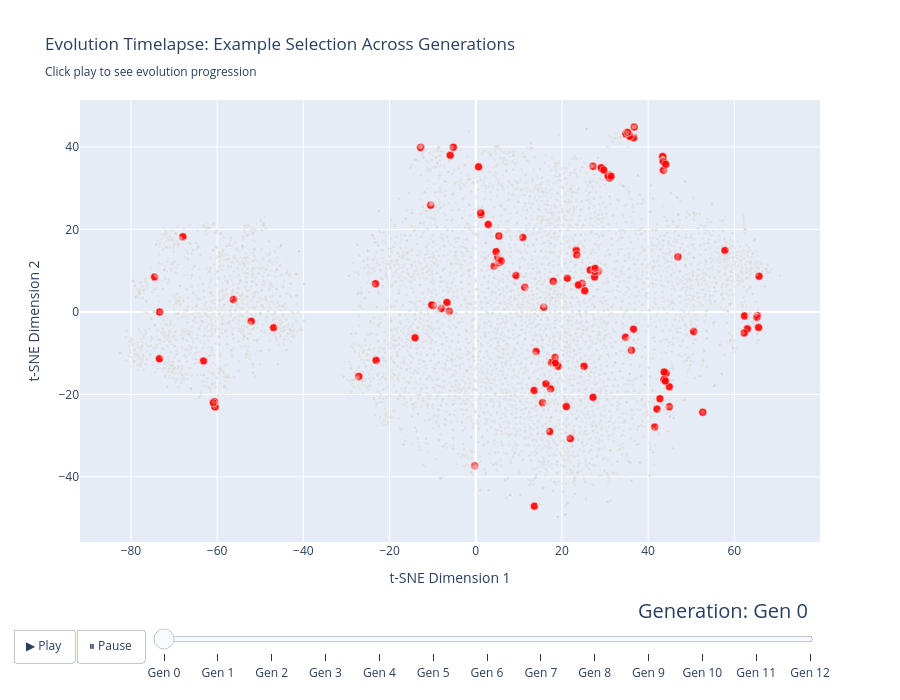

Write notebook code for a chart like this one.
### Code cell
import plotly.graph_objects as go
from plotly.subplots import make_subplots

frames = []
all_examples_df = embedding_df.copy()

for gen_idx, gen_data in enumerate(generation_data):
    # Create a temporary dataframe for this generation
    gen_df = all_examples_df.copy()
    gen_df['selected_in_gen'] = gen_df['example_id'].isin(gen_data['example_ids'])
    gen_df['marker_size'] = gen_df['selected_in_gen'].apply(lambda x: 8 if x else 4)
    gen_df['marker_color'] = gen_df['selected_in_gen'].apply(lambda x: 'red' if x else 'lightgray')
    gen_df['marker_opacity'] = gen_df['selected_in_gen'].apply(lambda x: 0.9 if x else 0.3)
    
    # Create frame
    frame = go.Frame(
        data=[
            go.Scatter(
                x=gen_df['tsne_x'],
                y=gen_df['tsne_y'],
                mode='markers',
                marker=dict(
                    size=gen_df['marker_size'],
                    color=gen_df['marker_color'],
                    opacity=gen_df['marker_opacity'],
                    line=dict(width=0.5, color='white')
                ),
                text=gen_df['example_id'],
                hovertemplate='<b>Example ID:</b> %{text}<br>' +
                             '<b>Selected:</b> %{customdata}<br>' +
                             '<extra></extra>',
                customdata=gen_df['selected_in_gen'].apply(lambda x: 'Yes' if x else 'No')
            )
        ],
        name=f'Generation {gen_data["generation"]}',
        layout=go.Layout(
            title=f'Generation {gen_data["generation"]} - Selected Examples: {len(gen_data["example_ids"])}'
        )
    )
    frames.append(frame)

# Create initial plot (Generation 0)
initial_gen = generation_data[0]
initial_df = all_examples_df.copy()
initial_df['selected_in_gen'] = initial_df['example_id'].isin(initial_gen['example_ids'])
initial_df['marker_size'] = initial_df['selected_in_gen'].apply(lambda x: 8 if x else 4)
initial_df['marker_color'] = initial_df['selected_in_gen'].apply(lambda x: 'red' if x else 'lightgray')
initial_df['marker_opacity'] = initial_df['selected_in_gen'].apply(lambda x: 0.9 if x else 0.3)

fig_anim = go.Figure(
    data=[
        go.Scatter(
            x=initial_df['tsne_x'],
            y=initial_df['tsne_y'],
            mode='markers',
            marker=dict(
                size=initial_df['marker_size'],
                color=initial_df['marker_color'],
                opacity=initial_df['marker_opacity'],
                line=dict(width=0.5, color='white')
            ),
            text=initial_df['example_id'],
            hovertemplate='<b>Example ID:</b> %{text}<br>' +
                         '<b>Selected:</b> %{customdata}<br>' +
                         '<extra></extra>',
            customdata=initial_df['selected_in_gen'].apply(lambda x: 'Yes' if x else 'No'),
            name='Examples'
        )
    ],
    frames=frames
)

# Update layout with animation controls
fig_anim.update_layout(
    title='Evolution Timelapse: Example Selection Across Generations<br><sub>Click play to see evolution progression</sub>',
    xaxis_title='t-SNE Dimension 1',
    yaxis_title='t-SNE Dimension 2',
    width=900,
    height=700,
    showlegend=False,
    updatemenus=[{
        'type': 'buttons',
        'showactive': False,
        'buttons': [
            {
                'label': '▶ Play',
                'method': 'animate',
                'args': [None, {
                    'frame': {'duration': 1000, 'redraw': True},
                    'fromcurrent': True,
                    'transition': {'duration': 300}
                }]
            },
            {
                'label': '⏸ Pause',
                'method': 'animate',
                'args': [[None], {
                    'frame': {'duration': 0, 'redraw': False},
                    'mode': 'immediate',
                    'transition': {'duration': 0}
                }]
            }
        ],
        'direction': 'left',
        'pad': {'r': 10, 't': 87},
        'x': 0.1,
        'xanchor': 'right',
        'y': 0,
        'yanchor': 'top'
    }],
    sliders=[{
        'active': 0,
        'yanchor': 'top',
        'xanchor': 'left',
        'currentvalue': {
            'font': {'size': 20},
            'prefix': 'Generation: ',
            'visible': True,
            'xanchor': 'right'
        },
        'transition': {'duration': 300, 'easing': 'cubic-in-out'},
        'pad': {'b': 10, 't': 50},
        'len': 0.9,
        'x': 0.1,
        'y': 0,
        'steps': [
            {
                'args': [[f'Generation {gen_data["generation"]}'], {
                    'frame': {'duration': 300, 'redraw': True},
                    'mode': 'immediate',
                    'transition': {'duration': 300}
                }],
                'label': f'Gen {gen_data["generation"]}',
                'method': 'animate'
            }
            for gen_data in generation_data
        ]
    }]
)

fig_anim.show()

### Figure 1 — Plotly figure (JSON) as saved in the notebook; plotly's stock layout.template omitted (floating-point values rounded to 4 significant figures; data arrays with more than 128 entries replaced by an {"elided": "..."} marker saying what was removed)
{"data": [{"customdata": {"elided": "7202 str values"}, "hovertemplate": "<b>Example ID:</b> %{text}<br><b>Selected:</b> %{customdata}<br><extra></extra>", "marker": {"color": {"elided": "7202 str values"}, "line": {"color": "white", "width": 0.5}, "opacity": {"elided": "7202 float values"}, "size": {"elided": "7202 int values"}}, "mode": "markers", "name": "Examples", "text": {"elided": "7202 str values"}, "type": "scatter", "x": {"elided": "7202 float values"}, "y": {"elided": "7202 float values"}}], "layout": {"height": 700, "showlegend": false, "sliders": [{"active": 0, "currentvalue": {"font": {"size": 20}, "prefix": "Generation: ", "visible": true, "xanchor": "right"}, "len": 0.9, "pad": {"b": 10, "t": 50}, "steps": [{"args": [["Generation 0"], {"frame": {"duration": 300, "redraw": true}, "mode": "immediate", "transition": {"duration": 300}}], "label": "Gen 0", "method": "animate"}, {"args": [["Generation 1"], {"frame": {"duration": 300, "redraw": true}, "mode": "immediate", "transition": {"duration": 300}}], "label": "Gen 1", "method": "animate"}, {"args": [["Generation 2"], {"frame": {"duration": 300, "redraw": true}, "mode": "immediate", "transition": {"duration": 300}}], "label": "Gen 2", "method": "animate"}, {"args": [["Generation 3"], {"frame": {"duration": 300, "redraw": true}, "mode": "immediate", "transition": {"duration": 300}}], "label": "Gen 3", "method": "animate"}, {"args": [["Generation 4"], {"frame": {"duration": 300, "redraw": true}, "mode": "immediate", "transition": {"duration": 300}}], "label": "Gen 4", "method": "animate"}, {"args": [["Generation 5"], {"frame": {"duration": 300, "redraw": true}, "mode": "immediate", "transition": {"duration": 300}}], "label": "Gen 5", "method": "animate"}, {"args": [["Generation 6"], {"frame": {"duration": 300, "redraw": true}, "mode": "immediate", "transition": {"duration": 300}}], "label": "Gen 6", "method": "animate"}, {"args": [["Generation 7"], {"frame": {"duration": 300, "redraw": true}, "mode": "immediate", "transition": {"duration": 300}}], "label": "Gen 7", "method": "animate"}, {"args": [["Generation 8"], {"frame": {"duration": 300, "redraw": true}, "mode": "immediate", "transition": {"duration": 300}}], "label": "Gen 8", "method": "animate"}, {"args": [["Generation 9"], {"frame": {"duration": 300, "redraw": true}, "mode": "immediate", "transition": {"duration": 300}}], "label": "Gen 9", "method": "animate"}, {"args": [["Generation 10"], {"frame": {"duration": 300, "redraw": true}, "mode": "immediate", "transition": {"duration": 300}}], "label": "Gen 10", "method": "animate"}, {"args": [["Generation 11"], {"frame": {"duration": 300, "redraw": true}, "mode": "immediate", "transition": {"duration": 300}}], "label": "Gen 11", "method": "animate"}, {"args": [["Generation 12"], {"frame": {"duration": 300, "redraw": true}, "mode": "immediate", "transition": {"duration": 300}}], "label": "Gen 12", "method": "animate"}], "transition": {"duration": 300, "easing": "cubic-in-out"}, "x": 0.1, "xanchor": "left", "y": 0, "yanchor": "top"}], "title": {"text": "Evolution Timelapse: Example Selection Across Generations<br><sub>Click play to see evolution progression</sub>"}, "updatemenus": [{"buttons": [{"args": [null, {"frame": {"duration": 1000, "redraw": true}, "fromcurrent": true, "transition": {"duration": 300}}], "label": "▶ Play", "method": "animate"}, {"args": [[null], {"frame": {"duration": 0, "redraw": false}, "mode": "immediate", "transition": {"duration": 0}}], "label": "⏸ Pause", "method": "animate"}], "direction": "left", "pad": {"r": 10, "t": 87}, "showactive": false, "type": "buttons", "x": 0.1, "xanchor": "right", "y": 0, "yanchor": "top"}], "width": 900, "xaxis": {"title": {"text": "t-SNE Dimension 1"}}, "yaxis": {"title": {"text": "t-SNE Dimension 2"}}}}
